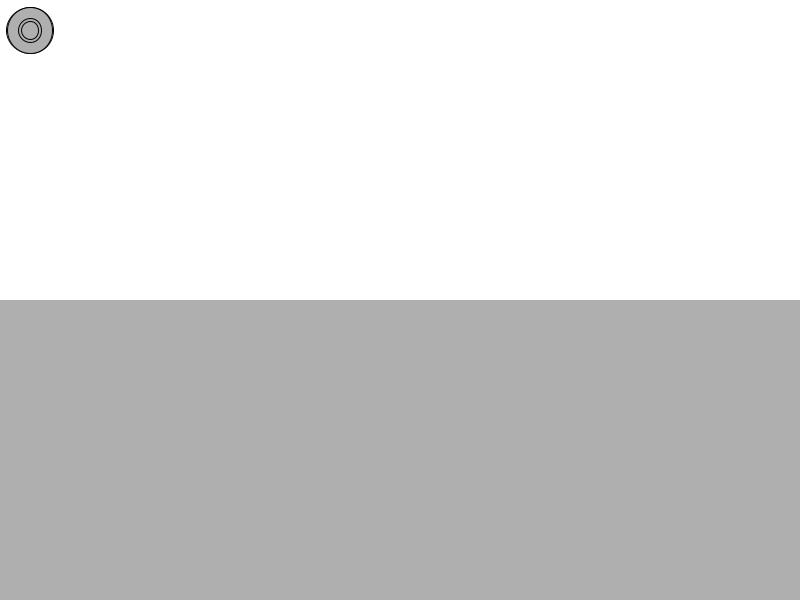
Frame 1 (no input)
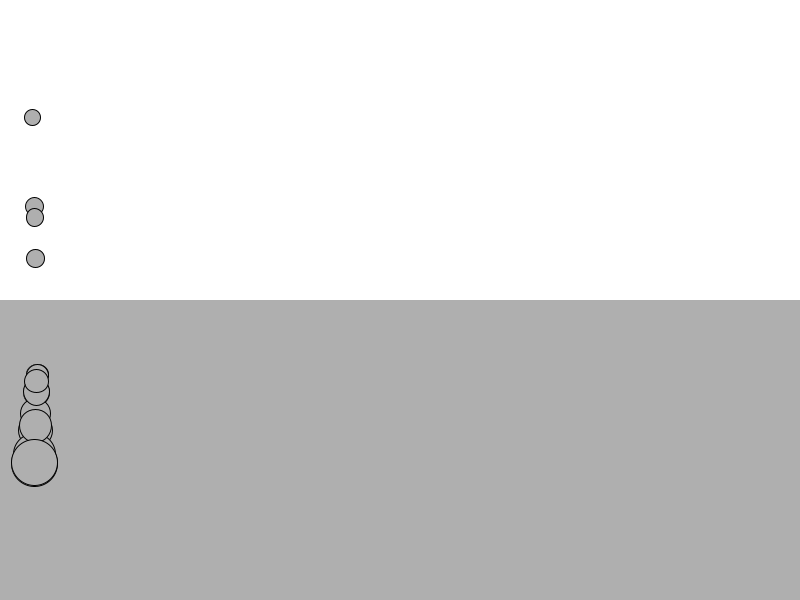
Frame 60 (the mouse pressed at the canvas centre just before this capture)
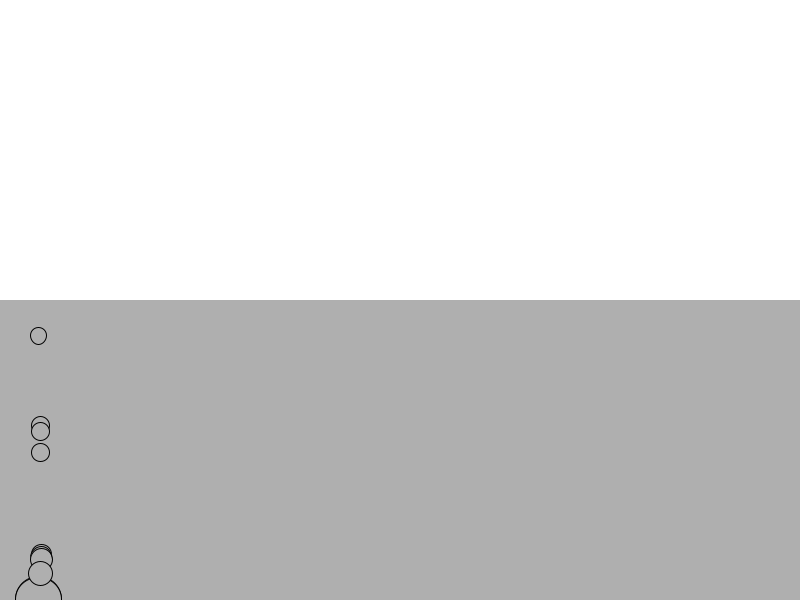
Frame 120 (the mouse held since frame 60 and released just before this capture)

The Processing sketch that drew these frames (run headless with seeded random() and noise(); from frame 60 on, the mouse is pressed at the canvas centre):

// Processing sketch: force_liquidBall_Exercise_8b
// ── force_liquidBall_Exercise_8b.pde
int nMover = 20;
Mover[] m = new Mover[nMover];
Liquid l;

void setup()
{
 size(800, 600);
 l = new Liquid(0,height/2,width,height/2,0.1);
 for(int i=0; i<nMover; i=i+1)
 {
  m[i] = new Mover(); 
  m[i].mass=random(0.5,3);
 }
 
}

void draw()
{
  background(255);

 PVector wind = new PVector(0.02,0);
 l.display();
 for(int i=0; i<nMover; i=i+1)
 {
   float c = 0.01;
    PVector friction = m[i].velocity.get();
    friction.mult(-1);
    friction.normalize();
    friction.mult(c);
    
    if(m[i].isInside(l)) m[i].drag(l);
    
   PVector gravity = new PVector(0,0.7*m[i].mass);
   m[i].applyForce(friction);
   m[i].applyForce(gravity);
   m[i].applyForce(wind);
   m[i].update();
   m[i].checkEdges();
   m[i].display();
  }
}

// ── Liquid.pde
class Liquid
{
//The liquid object includes a variable defining its coefficient of drag.
  float x,y,w,h;
  float c;
 
  Liquid(float x_, float y_, float w_, float h_, float c_) {
    x = x_;
    y = y_;
    w = w_;
    h = h_;
    c = c_;
  }
 
  void display() {
    noStroke();
    fill(175);
    rect(x,y,w,h);
  }
 
}

// ── Mover.pde
class Mover {

  PVector location;
  PVector velocity;
  PVector acceleration;
  // The object now has mass!
  float mass;

  Mover() {
    // And for now, we’ll just set the mass equal to 1 for simplicity.
    mass = 1;
    location = new PVector(30,30);
    velocity = new PVector(0,0);
    acceleration = new PVector(0,0);
  }

  // Newton’s second law.
  void applyForce(PVector force) {
    //[full] Receive a force, divide by mass, and add to acceleration.
    PVector f = PVector.div(force,mass);
    acceleration.add(f);
    //[end]
  }

  void update() {
    //[full] Motion 101 from Chapter 1
    velocity.add(acceleration);
    location.add(velocity);
    //[end]
    // Now add clearing the acceleration each time!
    acceleration.mult(0);
  }
  
  boolean isInside(Liquid l) 
  {
  if (location.x>l.x && location.x<l.x+l.w && location.y>l.y && location.y<l.y+l.h)
    {
      return true;
    } else {
      return false;
    }
  }
  
  void drag(Liquid l) 
  {
 
    float speed = velocity.mag();
    float dragMagnitude = l.c * speed * speed;
 
    PVector drag = velocity.get();
    drag.mult(-1);
    drag.normalize();

    drag.mult(dragMagnitude);
    applyForce(drag);
  }

  void display() {
    stroke(0);
    fill(175);
    //[offset-down] Scaling the size according to mass.
    ellipse(location.x,location.y,mass*16,mass*16);
  }

  // Somewhat arbitrarily, we are deciding that an object bounces when it hits the edges of a window.
  void checkEdges() {
    if (location.x > width) {
      location.x = width;
      velocity.x *= -1;
    } else if (location.x < 0) {
      velocity.x *= -1;
      location.x = 0;
    }

    if (location.y > height) {
      // Even though we said we shouldn't touch location and velocity directly, there are some exceptions.
      // Here we are doing so as a quick and easy way to reverse the direction of our object when it reaches the edge.
      velocity.y *= -1;
      location.y = height;
    }
  }
}
